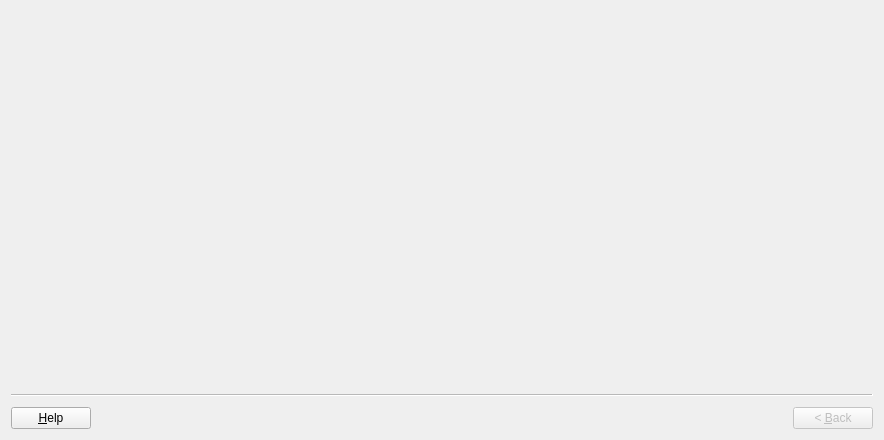
<?xml version="1.0" encoding="UTF-8"?>
<ui version="4.0">
 <class>ArtWizard</class>
 <widget class="QWizard" name="ArtWizard">
  <property name="geometry">
   <rect>
    <x>0</x>
    <y>0</y>
    <width>884</width>
    <height>440</height>
   </rect>
  </property>
  <property name="windowTitle">
   <string>SACADA</string>
  </property>
  <property name="sizeGripEnabled">
   <bool>false</bool>
  </property>
  <property name="wizardStyle">
   <enum>QWizard::ClassicStyle</enum>
  </property>
  <property name="options">
   <set>QWizard::HaveHelpButton|QWizard::IndependentPages|QWizard::NoCancelButtonOnLastPage</set>
  </property>
 </widget>
 <resources/>
 <connections/>
</ui>
